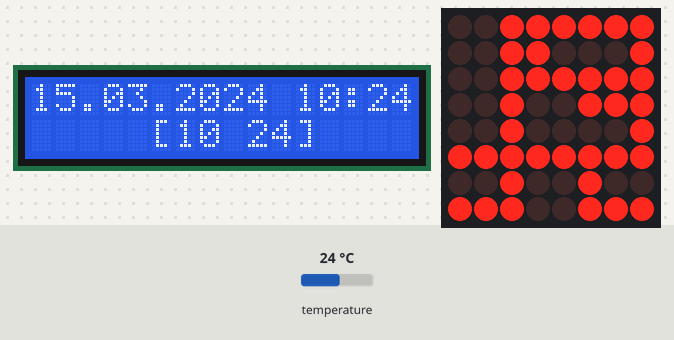
This program was run on a simulated Arduino Uno, built with avr-gcc and run on an emulated ATmega328P. Parts: 16×2 character LCD, 8×8 LED matrix. The test bench sets the inputs (shaded band); at power-on: temperature 24 °C. The local clock reads 2024-03-15 10:24:30 at power-on unless the program sets it.

Above: at 1.2 s.
1.3 s: temperature set to 12 °C
At 14.5 s:
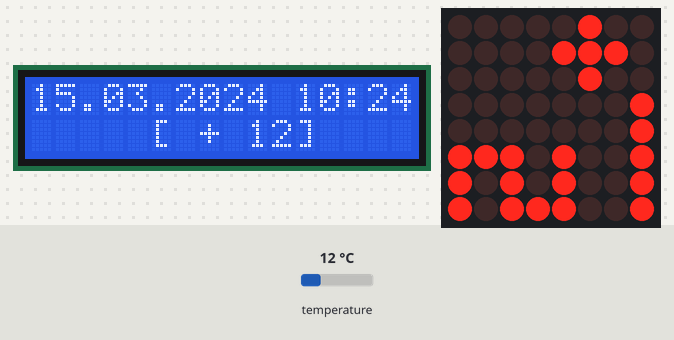
20.7 s: temperature set to 19 °C
At 30.5 s:
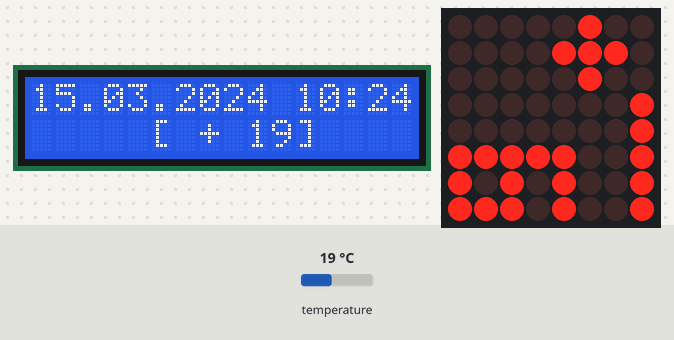
40.1 s: temperature set to 28 °C
At 46.4 s:
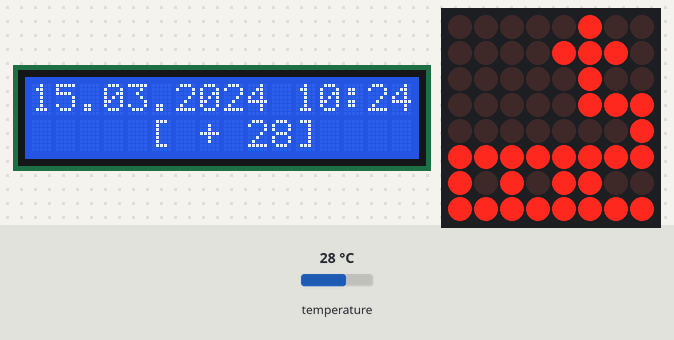
59.5 s: temperature set to 33 °C
At 62.4 s:
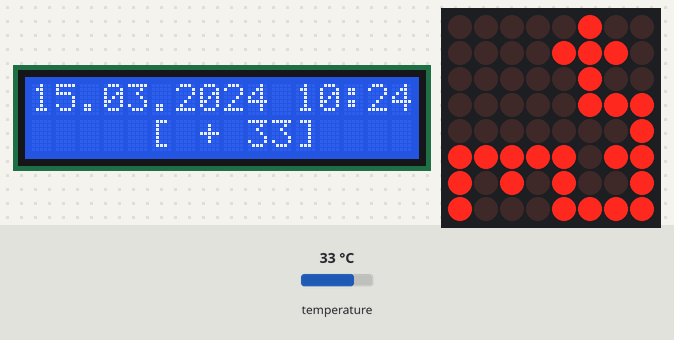
Timing chart, 0 to 63.9 s (numbered marks = the images above; inputs shaded):
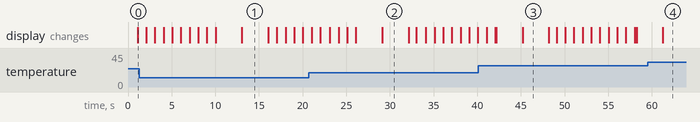

The program:

main.cpp
```cpp
#include <Arduino.h>
#include <LedControl.h>
#include <LiquidCrystal_I2C.h>
#include <RTClib.h>

#define showTimeDelay 10000
#define showDateDelay 3000
#define showTempDelay 3000

char fullDateFormat[] = "DD.MM.YYYY hh:mm:ss";
char dateFormat[] = "DDMM";
char timeFormat[] = "hhmm";

LedControl lc = LedControl(8, 10, 9, 1);  // DIN, CLK, CS, num | layout: fc16
LiquidCrystal_I2C lcd(0x3F, 16, 2);       // custom I2C address
RTC_DS3231 rtc;                           // in real project using DS3231 instead of DS1307

DateTime rtcNow;
uint32_t curMillis = 0;
uint32_t lastViewStateChange = 0;
uint32_t lastSetStateChange = 0;
uint8_t viewState = 0;

uint8_t matrix[8] = { 60, 66, 165, 129, 165, 153, 66, 60 };  // ☺

struct Symbol {
  char letter;
  uint8_t glyph[3];
};

const Symbol symbolMaps[] = {
  { '+', { 4, 14, 4 } },
  { '-', { 4, 4, 4 } },
  { 'C', { 31, 17, 17 } },
  { '0', { 31, 17, 31 } },
  { '1', { 0, 0, 31 } },
  { '2', { 23, 21, 29 } },
  { '3', { 17, 21, 31 } },
  { '4', { 28, 4, 31 } },
  { '5', { 29, 21, 23 } },
  { '6', { 31, 21, 23 } },
  { '7', { 16, 16, 31 } },
  { '8', { 31, 21, 31 } },
  { '9', { 29, 21, 31 } },
};

void printMatrix() {
  for (uint8_t i = 0; i < 8; i++) {
    lc.setRow(0, i, matrix[i]);
  }
}

void printDataToLcd(const char c[6]) {
  lcd.setCursor(5, 1);
  lcd.print('[');
  lcd.print(c);
  lcd.print(']');
}

void setSymbol(const char c, const uint8_t p) {
  const uint8_t dg[3] = { 0, 0, 0 };  // default glyph is 000
  const uint8_t *g = dg;
  uint8_t rowMask;

  for (const auto &s : symbolMaps) {
    if (s.letter == c) {
      g = s.glyph;
      break;
    }
  }

  for (uint8_t col = 0; col < 3; col++) {
    const uint8_t gBits = g[col];
    const uint8_t gMask = gBits << (3 - col);

    switch (p) {
      case 0:
        // вертикальное заполнение от 0x0
        rowMask = 1 << (7 - col);
        for (uint8_t row = 0; row < 5; row++) {
          matrix[row] &= ~rowMask;
          matrix[row] |= rowMask & (gMask << row);
        }
        break;
      case 1:
        // горизонтальное заполнение от 4x0
        matrix[2 - col] &= 0b11100000;
        matrix[2 - col] |= gBits;
        break;
      case 2:
        // вертикальное заполнение от 5x4
        rowMask = 1 << (2 - col);
        for (uint8_t row = 3; row < 8; row++) {
          matrix[row] &= ~rowMask;
          matrix[row] |= rowMask & (gMask >> (8 - row));
        }
        break;
      case 3:
        // горизонтальное заполнение от 0x5
        matrix[7 - col] &= 0b00000111;
        matrix[7 - col] |= gBits << 3;
        break;
    }
  }
}

void setMatrix(char c[6]) {
  setSymbol(c[0], 0);
  setSymbol(c[1], 1);
  setSymbol(c[3], 2);
  setSymbol(c[4], 3);

  if (c[2] == '.') {
    matrix[3] |= (1 << 4);  // Устанавливаем бит
  } else {
    matrix[3] &= ~(1 << 4);  // Сбрасываем бит
  }
}

void printDataToMatrix(char c[6]) {
  setMatrix(c);
  printMatrix();
}

void showData(const char i[5], bool d) {
  char o[6];
  snprintf(o, 6, "%c%c%c%c%c", i[0], i[1], d ? '.' : ' ', i[2], i[3]);
  printDataToLcd(o);
  printDataToMatrix(o);
}

void showTime() {
  rtcNow = rtc.now();
  showData(rtcNow.toString(timeFormat), rtcNow.second() % 2 == 0);
}

void showDate() {
  rtcNow = rtc.now();
  showData(rtcNow.toString(dateFormat), true);
}

void showWeather() {
  float fTemp = rtc.getTemperature();
  uint8_t iTemp = round(abs(fTemp));
  char sTemp[5];

  if (iTemp == 0) {
    snprintf(sTemp, 5, "  0C");
  } else if (iTemp < 10) {
    snprintf(sTemp, 5, " %c%d%c", fTemp < 0 ? '-' : '+', iTemp, 'C');
  } else {
    snprintf(sTemp, 5, " %c%02d", fTemp < 0 ? '-' : '+', iTemp);
  }
  showData(sTemp, false);
}

void updateClockView() {
  switch (viewState % 3) {
    case 0:
      showTime();
      if (lastViewStateChange + showTimeDelay < curMillis) {
        viewState++;
        lastViewStateChange = curMillis;
        showDate();
      }
      break;
    case 1:
      if (lastViewStateChange + showDateDelay < curMillis) {
        viewState++;
        lastViewStateChange = curMillis;
        showWeather();
      }
      break;
    case 2:
      if (lastViewStateChange + showTempDelay < curMillis) {
        viewState++;
        lastViewStateChange = curMillis;
        showTime();
      }
      break;
  }
}


void setup() {
  lcd.begin(16, 2);
  rtc.begin();

  rtcNow = rtc.now();
  lcd.backlight();
  lcd.setCursor(0, 0);
  lcd.print(rtcNow.toString(fullDateFormat));

  lc.shutdown(0, false);
  lc.setIntensity(0, 10);
  lc.clearDisplay(0);

  printMatrix();
}

void loop() {
  curMillis = millis();

  updateClockView();

  delay(100);
}
```

Measured:
- after the input at 1.3 s, the display: first differs from a run without the input after 11.7 s (image 1)
- after the input at 20.7 s, the display: first differs from a run without the input after 8.4 s (image 2)
- after the input at 40.1 s, the display: first differs from a run without the input after 5.1 s (image 3)
- after the input at 59.5 s, the display: changes after 1.8 s (image 4)
- what the display in image 1 shows lasts 3.1 s, from 13.0 s to 16.1 s
